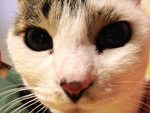
#> input picture cats_or_dogs/cat_images/image00006.jpg, 150 x 113 px, given in place of the camera
$ jupyter execute computer_vision_filters.ipynb   (older library calls are emulated)
#> lines starting #> are read from the running program, lines starting #| are printed output that depends on the picture
[cell 1]
import cv2
import numpy as np
import urllib.request

[cell 2]
def capture_video(apply_func=None, *args, **kwargs):
    cap = cv2.VideoCapture(0)
    while True:
            # Capture frame-by-frame
            ret, frame = cap.read()
#> frame is the input picture: shape (113, 150, 3); mean B, G, R 112.8, 138.1, 169.4

            if apply_func is not None:
                display_frame = apply_func(frame, *args, **kwargs)
            else:
                display_frame = frame

            # Display the resulting frame
            cv2.imshow('frame', display_frame)
            # When everything done, release the capture
            if cv2.waitKey(1) & 0xFF == ord('q'):
#> (key q is pressed here)
                    break

    cap.release()
    cv2.destroyAllWindows()

[cell 3]
def capture_video_phone(apply_func=None, *args, **kwargs):
    host="192.168.0.100:8080"
    hoststr = 'http://' + host + '/video?x.mjpeg'

    img_bytes = bytes()
    i = 0
    stream = urllib.request.urlopen(hoststr)

    while True:
        img_bytes += stream.read(1024)
        a = img_bytes.find(b'\xff\xd8')
        b = img_bytes.find(b'\xff\xd9')

#         print(a, b)

        if a != -1 and b != -1:
            jpg = img_bytes[a:b + 2]
            img_bytes = img_bytes[b + 2:]

            frame = cv2.imdecode(np.fromstring(jpg, dtype=np.uint8), cv2.IMREAD_COLOR)

            if apply_func is not None:
                display_frame = apply_func(frame, *args, **kwargs)
            else:
                display_frame = frame

            # Display the resulting frame
            cv2.imshow('frame', display_frame)
            prev_frame = display_frame
            # When everything done, release the capture
            if cv2.waitKey(1) & 0xFF == ord('q'):
                    break

    cv2.destroyAllWindows()

[cell 4]
capture_video()

[cell 5]
def gray(img):
    return cv2.cvtColor(img, cv2.COLOR_BGR2GRAY)
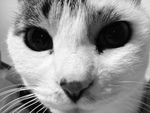
#> returned value: shape (113, 150); min 0, max 251, mean 144.6

[cell 6]
capture_video(gray)
#> (key Esc is pressed here)

[cell 7]
def sobel_vertical(img):
    return cv2.Sobel(img, cv2.CV_64F, 1, 0, ksize=5)
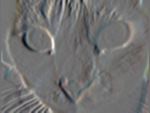
#> returned value: shape (113, 150, 3) float64; mean of channels 0, 1, 2 -20.7, -2.3, 33.5; drawn with min black and max white

[cell 8]
capture_video(sobel_vertical)
#> in capture_video (call 3), `cv2.imshow('frame', display_frame)`:
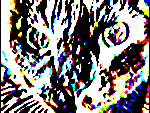
#> window 'frame': shape (113, 150, 3); mean B, G, R 123.9, 122.9, 129

$ run again, on cats_or_dogs/cat_images/image00059.jpg
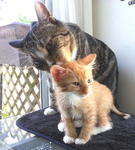
#> input picture cats_or_dogs/cat_images/image00059.jpg, 135 x 150 px, given in place of the camera
#> in capture_video, frame is the input picture: shape (150, 135, 3); mean B, G, R 149.4, 153.9, 160.3
#> in sobel_vertical, `return cv2.Sobel(img, cv2.CV_64F, 1, 0, ksize=5)`:
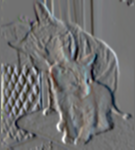
#> returned value: shape (150, 135, 3) float64; mean of channels 0, 1, 2 -19.8, -21.9, -27.8; drawn with min black and max white
#> in capture_video (call 3), `cv2.imshow('frame', display_frame)`:
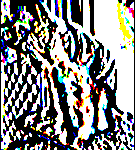
#> window 'frame': shape (150, 135, 3); mean B, G, R 132.4, 134, 134.2

$ run again, on cats_or_dogs/cat_images/image00070.jpg
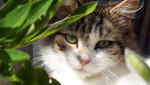
#> input picture cats_or_dogs/cat_images/image00070.jpg, 150 x 85 px, given in place of the camera
#> in capture_video, frame is the input picture: shape (85, 150, 3); mean B, G, R 80.7, 109.4, 109.5
#> in sobel_vertical, `return cv2.Sobel(img, cv2.CV_64F, 1, 0, ksize=5)`:
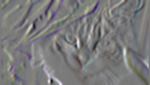
#> returned value: shape (85, 150, 3) float64; mean of channels 0, 1, 2 32.5, 4, 21.4; drawn with min black and max white
#> in capture_video (call 3), `cv2.imshow('frame', display_frame)`:
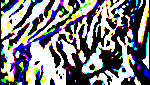
#> window 'frame': shape (85, 150, 3); mean B, G, R 128, 123.6, 123.4

$ run again, on cats_or_dogs/cat_images/image00074.jpg
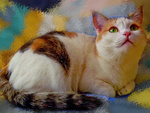
#> input picture cats_or_dogs/cat_images/image00074.jpg, 150 x 113 px, given in place of the camera
#> in capture_video, frame is the input picture: shape (113, 150, 3); mean B, G, R 84.2, 104.7, 119.3
#> in sobel_vertical, `return cv2.Sobel(img, cv2.CV_64F, 1, 0, ksize=5)`:
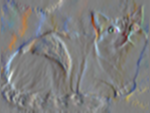
#> returned value: shape (113, 150, 3) float64; mean of channels 0, 1, 2 -18.3, -18.1, -12.3; drawn with min black and max white
#> in capture_video (call 3), `cv2.imshow('frame', display_frame)`:
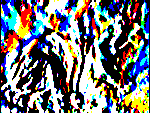
#> window 'frame': shape (113, 150, 3); mean B, G, R 120.3, 118.5, 117.1
